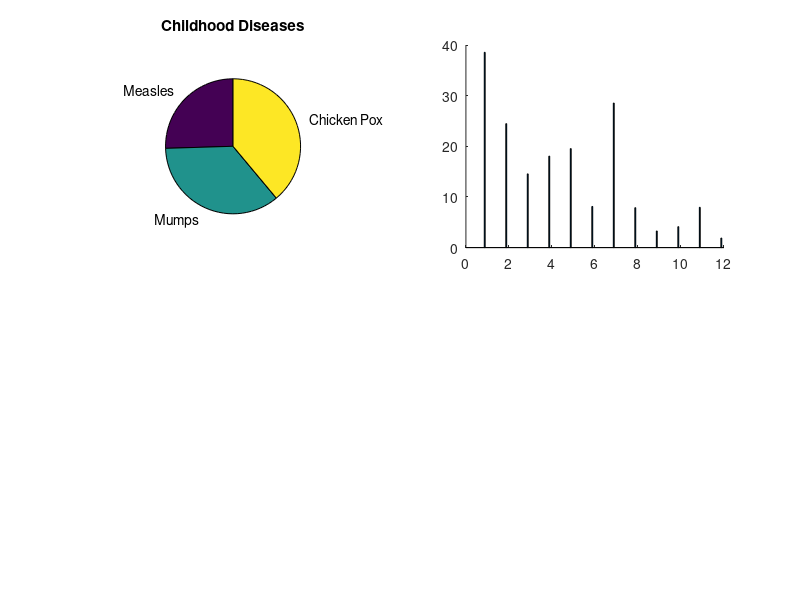

Reproduce this figure in MATLAB. (Note: this script raises an error after producing the figure.)
clear, clc, close all;

%%
% Reference: MathWorks Plot Gallery Team (2020). MATLAB Plot Gallery -
% Subplot (2)
% (https://www.mathworks.com/matlabcentral/fileexchange/35298-matlab-plot-gallery-subplot-2),
% MATLAB Central File Exchange. Retrieved May 14, 2020.

% Create the data to be plotted
TBdata = [1990 4889 16.4; 1991 5273 17.4; 1992 5382 17.4; 1993 5173 16.5;
          1994 4860 15.4; 1995 4675 14.7; 1996 4313 13.5; 1997 4059 12.5;
          1998 3855 11.7; 1999 3608 10.8; 2000 3297  9.7; 2001 3332  9.6;
          2002 3169  9.0; 2003 3227  9.0; 2004 2989  8.2; 2005 2903  7.9;
          2006 2779  7.4; 2007 2725  7.2];
      
measles = [38556 24472 14556 18060 19549 8122 28541 7880 3283 4135 7953 1884]';
mumps = [20178 23536 34561 37395 36072 32237 18597 9408 6005 6268 8963 13882]';
chickenPox = [37140 32169 37533 39103 33244 23269 16737 5411 3435 6052 12825 23332]';
years = TBdata(:, 1);
cases = TBdata(:, 2);
rate  = TBdata(:, 3);

% Create the pie chart in position 1 of a 2x2 grid
figure
subplot(2, 2, 1)
pie([sum(measles) sum(mumps) sum(chickenPox)], {'Measles', 'Mumps', 'Chicken Pox'})
title('Childhood Diseases')

% Create the bar chart in position 2 of a 2x2 grid
subplot(2, 2, 2)
bar(1:12, [measles/1000 mumps/1000 chickenPox/1000], 0.5, 'stack')
xlabel('Month')
ylabel('Cases (in thousands)')
title('Childhood Diseases')
axis([0 13 0 100])
set(gca, 'XTick', 1:12)

% Create the stem chart in position 3 of a 2x2 grid
subplot(2, 2, 3)
stem(years, cases)
xlabel('Years')
ylabel('Cases')
title('Tuberculosis Cases')
axis([1988 2009 0 6000])

% Create the line plot in position 4 of a 2x2 grid
subplot(2, 2, 4)
plot(years, rate)
xlabel('Years')
ylabel('Infection Rate')
title('Tuberculosis Cases')
axis([1988 2009 5 20])

%% SETFIGPAPER
setfigpaper('Width',[15,0.5],'Interpreter','Latex','FontSize',9)